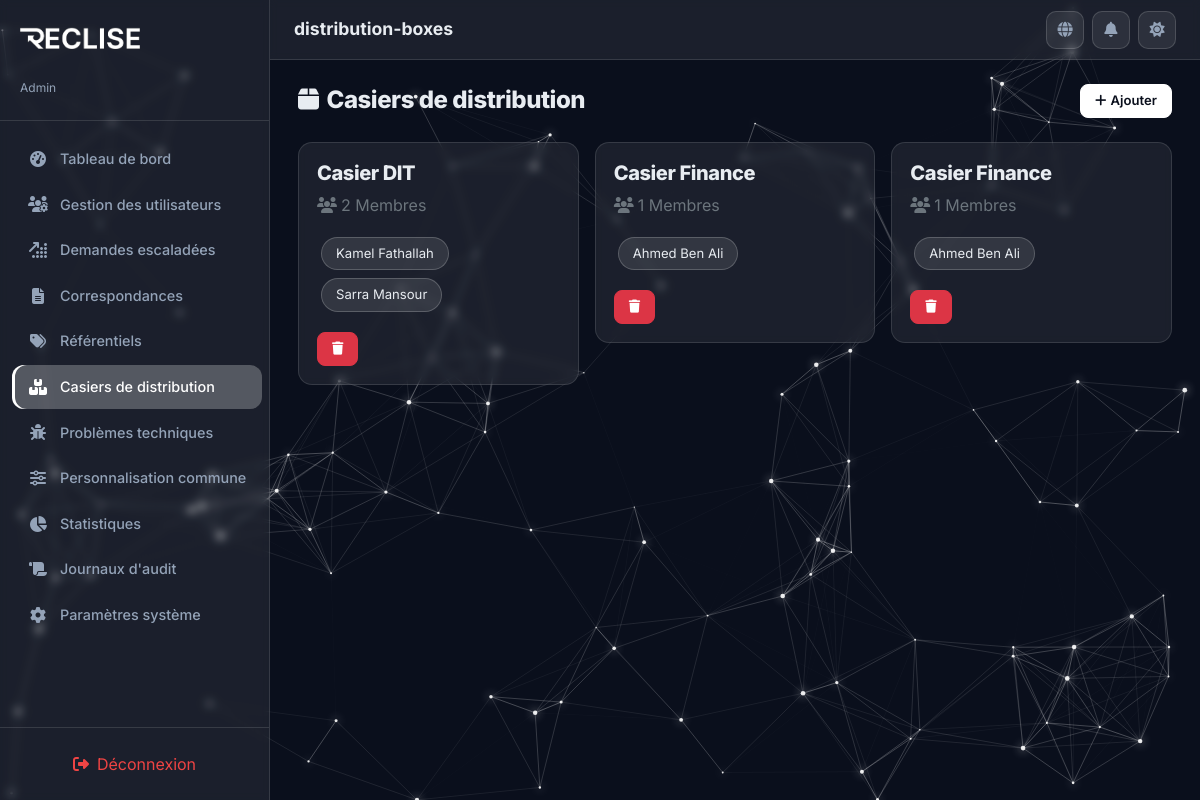
/PhtP/admin/distribution-boxes.php (signed in), run on the app's committed database.
### tables this page shows
CREATE TABLE IF NOT EXISTS distribution_boxes (
  id            INT AUTO_INCREMENT PRIMARY KEY,
  name          VARCHAR(255)  NOT NULL,
  location      VARCHAR(255)  DEFAULT NULL,
  created_at    DATETIME      NOT NULL DEFAULT CURRENT_TIMESTAMP
);

CREATE TABLE IF NOT EXISTS distribution_box_members (
  id      INT AUTO_INCREMENT PRIMARY KEY,
  box_id  INT          NOT NULL,
  user_id INT          DEFAULT NULL,
  member_name VARCHAR(255) DEFAULT NULL,

  CONSTRAINT fk_boxmem_box  FOREIGN KEY (box_id)  REFERENCES distribution_boxes(id) ON DELETE CASCADE,
  CONSTRAINT fk_boxmem_user FOREIGN KEY (user_id) REFERENCES users(id)              ON DELETE SET NULL
);

### PhtP/includes/i18n.php (called while the page is built, shortened)
<?php
function get_translations($lang = 'fr') {
    return $translations[$lang] ?? $translations['fr'];
}
function t($key, $lang = null) {
    if ($lang === null) {
        $lang = $_SESSION['lang'] ?? 'fr';
    }
    $translations = get_translations($lang);
    return $translations[$key] ?? $key;
}
?>

### PhtP/includes/functions.php (called while the page is built, shortened)
<?php
function to_camel($row) {
    $result = [];
    foreach ($row as $key => $value) {
        $camel = preg_replace_callback('/_([a-z])/', function ($m) {
            return strtoupper($m[1]);
        }, $key);
        $result[$camel] = $value;
    }
    return $result;
}
function to_camel_all($rows) {
    return array_map('to_camel', $rows);
}

### PhtP/admin/distribution-boxes.php (the view, shortened to what this page needs)
<?php
require_once '../includes/header.php';
$boxes = to_camel_all($pdo->query("SELECT * FROM distribution_boxes ORDER BY created_at DESC")->fetchAll());
foreach ($boxes as &$box) {
    $stmt = $pdo->prepare("SELECT * FROM distribution_box_members WHERE box_id = ?");
    $stmt->execute([$box['id']]);
    $box['members'] = to_camel_all($stmt->fetchAll());
}
?>
<div class="section-header">
  <h2><i class="fas fa-box me-2"></i><?php echo t('distributionBoxes'); ?></h2>
  <button class="btn btn-neon btn-sm" onclick="showAddBoxModal()">
    <i class="fas fa-plus me-1"></i><?php echo t('addItem'); ?>
  </button>
</div>
<div class="row g-3">
  <?php if (empty($boxes)): ?>
    <p class="text-secondary text-center padding:40px;"><?php echo t('noResults'); ?></p>
  <?php else: ?>
    <?php foreach ($boxes as $box): ?>
      <div class="col-md-6 col-lg-4">
        <div class="item-card">
          <h5><?= htmlspecialchars($box['name']) ?></h5>
          <p class="text-secondary margin-bottom-12">
            <i class="fas fa-users me-1"></i><?= count($box['members']) ?> <?php echo t('members'); ?>
          </p>
          <div class="mb-3">
            <?php foreach ($box['members'] as $member): ?>
              <span class="chip"><?= htmlspecialchars($member['memberName']) ?></span>
            <?php endforeach; ?>
          </div>
          <button class="btn btn-sm btn-danger" onclick="deleteBox(<?= $box['id'] ?>)">
            <i class="fas fa-trash"></i>
          </button>
        </div>
      </div>
    <?php endforeach; ?>
  <?php endif; ?>
</div>
<?php require_once '../includes/footer.php'; ?>

### PhtP/assets/css/styles.css (style rules this page uses)
:root { --primary-dark: #0A0F1C; --primary-light: #F5F8FA; --brand-accent: #ffffff; --neon-accent: #ffffff; --success: #10B981; --warning: #F59E0B; --danger: #EF4444; --info: #ffffff; --icon-color: #E2E0FF; --glass-bg: rgba(255, 255, 255, 0.07); --glass-border: rgba(255, 255, 255, 0.12); --text-primary: #E8ECF1; --text-secondary: #94A3B8; --sidebar-width: 270px; --topbar-height: 60px; --body-bg: #0A0F1C; --card-bg: rgba(255, 255, 255, 0.07); --card-border: rgba(255, 255, 255, 0.12); --input-bg: rgba(255, 255, 255, 0.08); --input-border: rgba(255, 255, 255, 0.15); --input-text: #E8ECF1; --modal-bg: rgba(15, 20, 40, 0.95); --shadow-glow: 0 0 15px rgba(255, 255, 255, 0.1); --table-hover: rgba(255, 255, 255, 0.05); --toast-bg: rgba(15, 20, 40, 0.92); --focus-glow: rgba(255, 255, 255, 0.25); --focus-border: #ffffff; --brand-accent-rgb: 255, 255, 255; --btn-bg: #ffffff; --btn-text: #0A0F1C; --btn-border: #ffffff; --btn-hover-bg: transparent; --btn-hover-text: #025C84; }
*, *::before, *::after { box-sizing: border-box; margin: 0; padding: 0; }
body { font-family: 'Inter', sans-serif; font-weight: 400; background: transparent; color: var(--text-primary); min-height: 100vh; overflow-x: hidden; transition: background 0.4s ease, color 0.3s ease; }
body, p, span, div, label, a, button, input, select, textarea, option, td, th, li, h1, h2, h3, h4, h5, h6, small, strong, em, b, i { font-family: 'Inter', sans-serif; }
h1, h2, h3, h4, h5, h6 { font-family: 'Inter', sans-serif; font-weight: 800; letter-spacing: -0.02em; }
.btn-neon { background: var(--btn-bg); color: var(--btn-text) !important; border: 1px solid var(--btn-border); border-radius: 12px; padding: 12px 28px; font-weight: 600; font-size: 0.95rem; transition: all 0.3s; cursor: pointer; }
.btn-sm { padding: 6px 14px !important; font-size: 0.82rem !important; border-radius: 8px !important; }
.section-header { display: flex; align-items: center; justify-content: space-between; margin-bottom: 24px; flex-wrap: wrap; gap: 12px; }
.section-header h2 { font-size: 1.5rem; margin: 0; }
.chip { display: inline-flex; align-items: center; gap: 6px; background: rgba(var(--brand-accent-rgb), 0.1); border: 1px solid rgba(var(--brand-accent-rgb), 0.2); border-radius: 20px; padding: 6px 14px; font-size: 0.82rem; margin: 4px; }
.item-card { background: var(--card-bg); -webkit-backdrop-filter: blur(4px); backdrop-filter: blur(4px); border: 1px solid var(--card-border); border-radius: 14px; padding: 18px; margin-bottom: 12px; transition: all 0.3s; }

### data on the page
distribution_boxes: name "Casier DIT", count($box['members']) "2"
distribution_box_members: member_name "Kamel Fathallah"
distribution_box_members: member_name "Sarra Mansour"
distribution_boxes: name "Casier Finance", count($box['members']) "1"
distribution_box_members: member_name "Ahmed Ben Ali"

### other printed values
$roleLabels[$_SESSION['role']] "Admin"
t($item['label']) "Tableau de bord"
t($item['label']) "Gestion des utilisateurs"
t($item['label']) "Demandes escaladées"
t($item['label']) "Correspondances"
t($item['label']) "Référentiels"
t($item['label']) "Casiers de distribution"
t($item['label']) "Problèmes techniques"
t($item['label']) "Personnalisation commune"
t($item['label']) "Statistiques"
t($item['label']) "Journaux d'audit"
t($item['label']) "Paramètres système"
t('logout') "Déconnexion"
t($currentView ?? 'dashboard') "distribution-boxes"
t('distributionBoxes') "Casiers de distribution"
